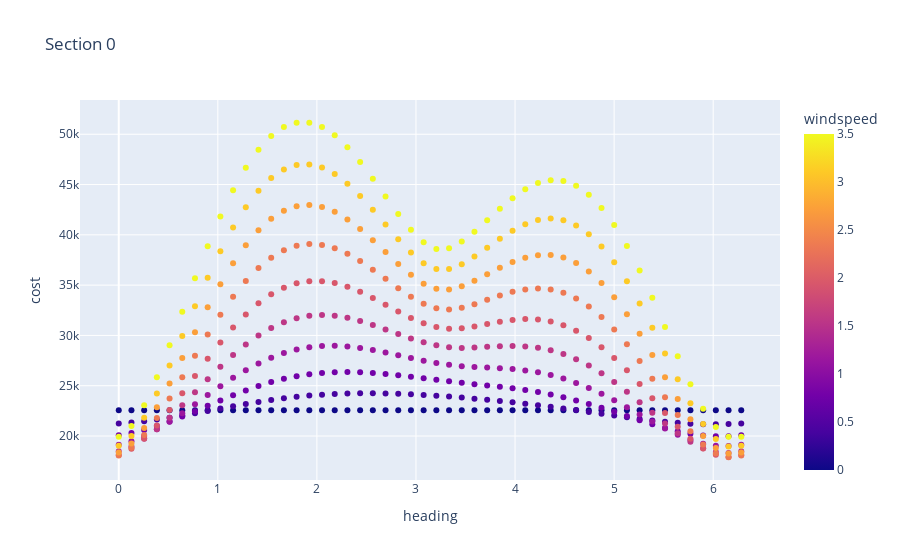
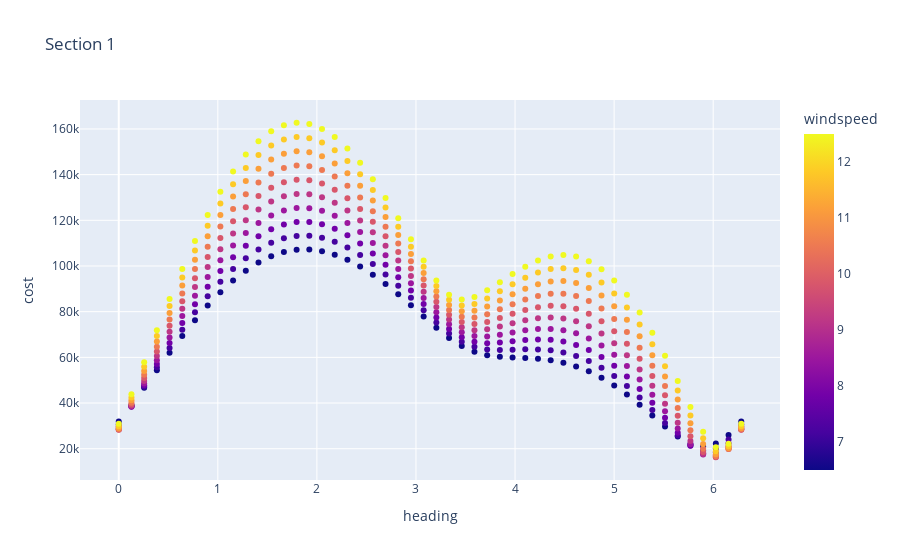
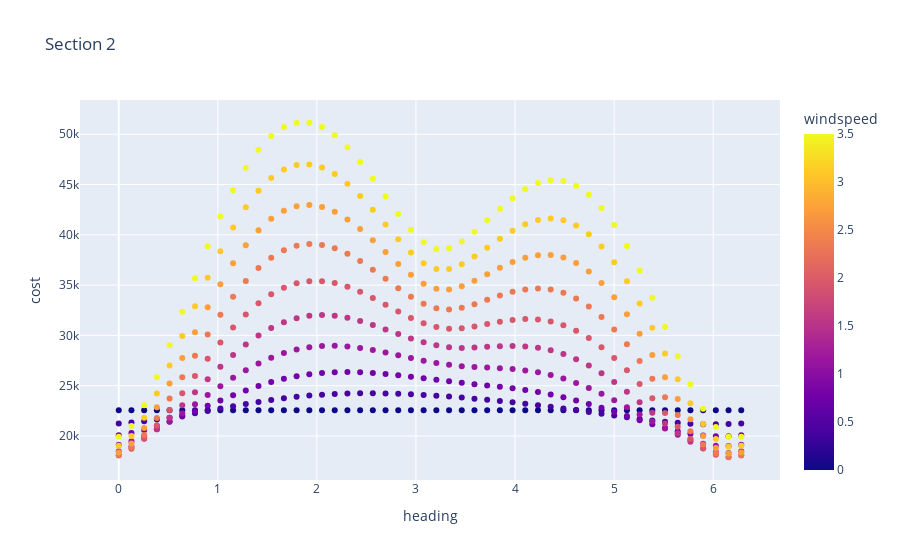

Here is the notebook cell these charts were saved with, in order:
### Code cell
import numpy as np
import pandas as pd

for i, wind in enumerate(winds):
    heads = np.linspace(0.0, 2 * np.pi, 50)
    mags = np.linspace(max(0.0, wind.x[1] - 3.0), wind.x[1] + 3.0, 10)

    errs = [(mag, head, get_wind_error([head, mag, wind.x[2]], secs[i])) for head in heads for mag in mags]
    df = pd.DataFrame(errs, columns=["windspeed", "heading", "cost"])
    px.scatter(df, x="heading", y="cost", color="windspeed", title="Section {}".format(i)).show()

### Figure 1 — Plotly figure (JSON) as saved in the notebook; plotly's stock layout.template omitted (floating-point values rounded to 4 significant figures; data arrays with more than 128 entries replaced by an {"elided": "..."} marker saying what was removed)
{"data": [{"hovertemplate": "heading=%{x}<br>cost=%{y}<br>windspeed=%{marker.color}<extra></extra>", "legendgroup": "", "marker": {"color": {"elided": "500 float values"}, "coloraxis": "coloraxis", "symbol": "circle"}, "mode": "markers", "name": "", "orientation": "v", "showlegend": false, "type": "scatter", "x": {"elided": "500 float values"}, "xaxis": "x", "y": {"elided": "500 float values"}, "yaxis": "y"}], "layout": {"coloraxis": {"colorbar": {"title": {"text": "windspeed"}}, "colorscale": [[0, "#0d0887"], [0.1111, "#46039f"], [0.2222, "#7201a8"], [0.3333, "#9c179e"], [0.4444, "#bd3786"], [0.5556, "#d8576b"], [0.6667, "#ed7953"], [0.7778, "#fb9f3a"], [0.8889, "#fdca26"], [1, "#f0f921"]]}, "legend": {"tracegroupgap": 0}, "title": {"text": "Section 0"}, "xaxis": {"anchor": "y", "domain": [0, 1], "title": {"text": "heading"}}, "yaxis": {"anchor": "x", "domain": [0, 1], "title": {"text": "cost"}}}}

### Figure 2 — Plotly figure (JSON) as saved in the notebook; plotly's stock layout.template omitted (floating-point values rounded to 4 significant figures; data arrays with more than 128 entries replaced by an {"elided": "..."} marker saying what was removed)
{"data": [{"hovertemplate": "heading=%{x}<br>cost=%{y}<br>windspeed=%{marker.color}<extra></extra>", "legendgroup": "", "marker": {"color": {"elided": "500 float values"}, "coloraxis": "coloraxis", "symbol": "circle"}, "mode": "markers", "name": "", "orientation": "v", "showlegend": false, "type": "scatter", "x": {"elided": "500 float values"}, "xaxis": "x", "y": {"elided": "500 float values"}, "yaxis": "y"}], "layout": {"coloraxis": {"colorbar": {"title": {"text": "windspeed"}}, "colorscale": [[0, "#0d0887"], [0.1111, "#46039f"], [0.2222, "#7201a8"], [0.3333, "#9c179e"], [0.4444, "#bd3786"], [0.5556, "#d8576b"], [0.6667, "#ed7953"], [0.7778, "#fb9f3a"], [0.8889, "#fdca26"], [1, "#f0f921"]]}, "legend": {"tracegroupgap": 0}, "title": {"text": "Section 1"}, "xaxis": {"anchor": "y", "domain": [0, 1], "title": {"text": "heading"}}, "yaxis": {"anchor": "x", "domain": [0, 1], "title": {"text": "cost"}}}}

### Figure 3 — Plotly figure (JSON) as saved in the notebook; plotly's stock layout.template omitted (floating-point values rounded to 4 significant figures; data arrays with more than 128 entries replaced by an {"elided": "..."} marker saying what was removed)
{"data": [{"hovertemplate": "heading=%{x}<br>cost=%{y}<br>windspeed=%{marker.color}<extra></extra>", "legendgroup": "", "marker": {"color": {"elided": "500 float values"}, "coloraxis": "coloraxis", "symbol": "circle"}, "mode": "markers", "name": "", "orientation": "v", "showlegend": false, "type": "scatter", "x": {"elided": "500 float values"}, "xaxis": "x", "y": {"elided": "500 float values"}, "yaxis": "y"}], "layout": {"coloraxis": {"colorbar": {"title": {"text": "windspeed"}}, "colorscale": [[0, "#0d0887"], [0.1111, "#46039f"], [0.2222, "#7201a8"], [0.3333, "#9c179e"], [0.4444, "#bd3786"], [0.5556, "#d8576b"], [0.6667, "#ed7953"], [0.7778, "#fb9f3a"], [0.8889, "#fdca26"], [1, "#f0f921"]]}, "legend": {"tracegroupgap": 0}, "title": {"text": "Section 2"}, "xaxis": {"anchor": "y", "domain": [0, 1], "title": {"text": "heading"}}, "yaxis": {"anchor": "x", "domain": [0, 1], "title": {"text": "cost"}}}}
